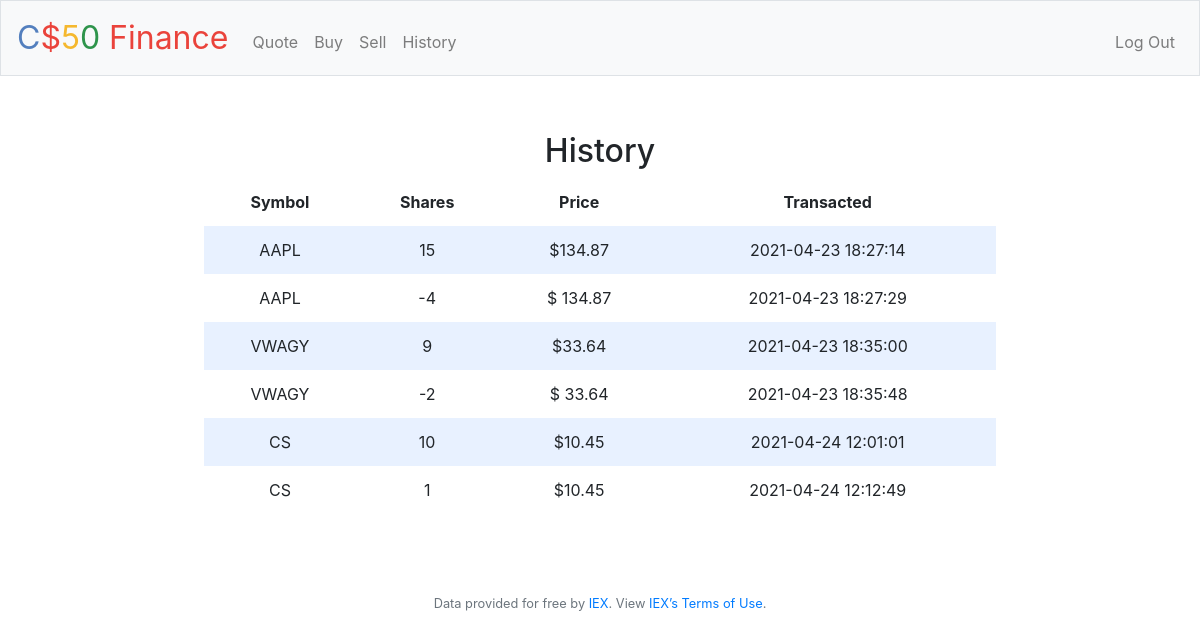
Page /history (signed in) on the committed database.
### tables this page shows
CREATE TABLE history
(transaction_id INTEGER NOT NULL, 
users_id INTEGER, 
symbol TEXT NOT NULL, 
shares INTEGER, 
price_buy NUMERIC NOT NULL, 
time_buy TIMESTAMP NOT NULL DEFAULT CURRENT_TIMESTAMP, 
price_sell NUMERIC NOT NULL, 
time_sell TIMESTAMP NOT NULL DEFAULT CURRENT_TIMESTAMP,
PRIMARY KEY(transaction_id)
);

### application.py (the view)
@app.route("/history")
@login_required
def history():
    rows = db.execute("SELECT * FROM history WHERE users_id = ?", session["user_id"])
    return render_template("history.html", rows=rows)

### application.py (called while the page is built)
@app.after_request
def after_request(response):
    response.headers["Cache-Control"] = "no-cache, no-store, must-revalidate"
    response.headers["Expires"] = 0
    response.headers["Pragma"] = "no-cache"
    return response

### helpers.py (called while the page is built)
def login_required(f):
    @wraps(f)
    def decorated_function(*args, **kwargs):
        if session.get("user_id") is None:
            return redirect("/login")
        return f(*args, **kwargs)
    return decorated_function

### templates/history.html (shortened to what this page needs)
{% extends "layout.html" %}
{% block main %}
    <div class="container">
        <div class="section">
            <h2>History</h2>
            <table>
                <thead>
                    <tr>
                        <th>Symbol</th>
                        <th>Shares</th>
                        <th>Price</th>
                        <th>Transacted</th>
                    </tr>
                </thead>
                <tbody>
                        {% for something in rows %}
                            <tr>
                                <td>{{ something.symbol }}</td>
                                <td>{{ something.shares }}</td>
                                <td>${{ something.price_buy }} {{ something.price_sell }}</td>
                                <td>{{ something.time_buy }} {{ something.time_sell }}</td>
                            </tr>
                        {% endfor %}
                    </tbody>
                </table>
        </div>
    </div>
{% endblock %}

### static/styles.css (style rules this page uses)
.container { margin-left: auto; margin-right: auto; padding-left: 15px; padding-right: 15px; text-align: center; width: 90%; }
.section { padding-bottom: 1rem; padding-left: 2rem; padding-right: 2rem; padding-top: 0.5rem; }
table { background-color: transparent; margin-bottom: 1rem; width: 100%; }
table th, table td { padding: 0.75rem; vertical-align: middle; }
tbody tr:nth-of-type(odd) { background-color: rgb(179, 208, 255, 0.3) }

### rows in the picture
history: symbol "AAPL", shares "15", price_buy "134.87", time_buy "2021-04-23 18:27:14"
history: symbol "AAPL", shares "-4", price_sell "134.87", time_sell "2021-04-23 18:27:29"
history: symbol "VWAGY", shares "9", price_buy "33.64", time_buy "2021-04-23 18:35:00"
history: symbol "VWAGY", shares "-2", price_sell "33.64", time_sell "2021-04-23 18:35:48"
history: symbol "CS", shares "10", price_buy "10.45", time_buy "2021-04-24 12:01:01"
history: symbol "CS", shares "1", price_buy "10.45", time_buy "2021-04-24 12:12:49"
